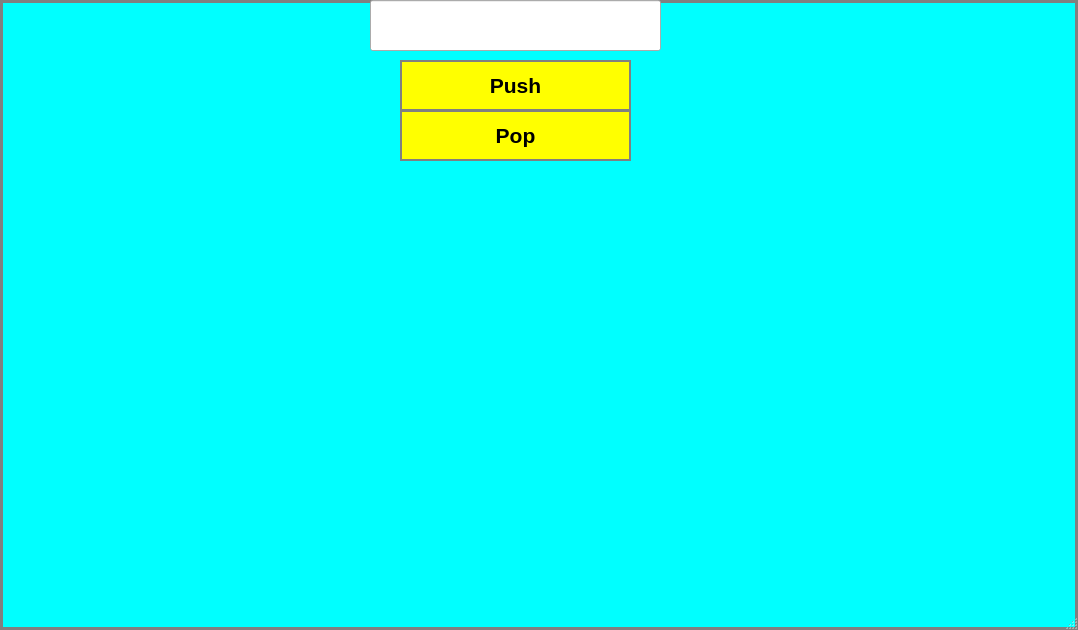
<?xml version="1.0" encoding="UTF-8"?>
<ui version="4.0">
 <class>linklist</class>
 <widget class="QMainWindow" name="linklist">
  <property name="geometry">
   <rect>
    <x>0</x>
    <y>0</y>
    <width>1078</width>
    <height>630</height>
   </rect>
  </property>
  <property name="windowTitle">
   <string>linklist</string>
  </property>
  <property name="autoFillBackground">
   <bool>false</bool>
  </property>
  <property name="styleSheet">
   <string notr="true">QMainWindow{
	background-color:Cyan;
	border: 3px solid gray;
	padding: 5px;
}</string>
  </property>
  <widget class="QWidget" name="centralwidget">
   <widget class="QLineEdit" name="Display">
    <property name="geometry">
     <rect>
      <x>370</x>
      <y>0</y>
      <width>291</width>
      <height>51</height>
     </rect>
    </property>
    <property name="sizePolicy">
     <sizepolicy hsizetype="Preferred" vsizetype="Preferred">
      <horstretch>0</horstretch>
      <verstretch>0</verstretch>
     </sizepolicy>
    </property>
    <property name="font">
     <font>
      <pointsize>48</pointsize>
     </font>
    </property>
    <property name="text">
     <string/>
    </property>
   </widget>
   <widget class="QPushButton" name="push">
    <property name="geometry">
     <rect>
      <x>400</x>
      <y>60</y>
      <width>231</width>
      <height>51</height>
     </rect>
    </property>
    <property name="sizePolicy">
     <sizepolicy hsizetype="Preferred" vsizetype="Preferred">
      <horstretch>0</horstretch>
      <verstretch>0</verstretch>
     </sizepolicy>
    </property>
    <property name="font">
     <font>
      <family>Arial</family>
      <pointsize>16</pointsize>
      <weight>75</weight>
      <bold>true</bold>
     </font>
    </property>
    <property name="autoFillBackground">
     <bool>false</bool>
    </property>
    <property name="styleSheet">
     <string notr="true">QPushButton{
	background-color:Yellow;
	border: 2px solid gray;
	padding: 5px;
}
QPushButton:pressed{
	background-color:#7F FF D4	;
	border: 2px solid gray;
	padding: 5px;
}</string>
    </property>
    <property name="text">
     <string>Push</string>
    </property>
   </widget>
   <widget class="QPushButton" name="pop">
    <property name="geometry">
     <rect>
      <x>400</x>
      <y>110</y>
      <width>231</width>
      <height>51</height>
     </rect>
    </property>
    <property name="sizePolicy">
     <sizepolicy hsizetype="Preferred" vsizetype="Preferred">
      <horstretch>0</horstretch>
      <verstretch>0</verstretch>
     </sizepolicy>
    </property>
    <property name="font">
     <font>
      <family>Arial</family>
      <pointsize>16</pointsize>
      <weight>75</weight>
      <bold>true</bold>
     </font>
    </property>
    <property name="styleSheet">
     <string notr="true">QPushButton{
	background-color:Yellow;
	border: 2px solid gray;
	padding: 5px;
}
QPushButton:pressed{
	background-color:#7F FF D4	;
	border: 2px solid gray;
	padding: 5px;
}</string>
    </property>
    <property name="text">
     <string>Pop</string>
    </property>
   </widget>
  </widget>
  <widget class="QMenuBar" name="menubar">
   <property name="geometry">
    <rect>
     <x>0</x>
     <y>0</y>
     <width>1078</width>
     <height>22</height>
    </rect>
   </property>
  </widget>
  <widget class="QStatusBar" name="statusbar"/>
 </widget>
 <resources/>
 <connections/>
</ui>
